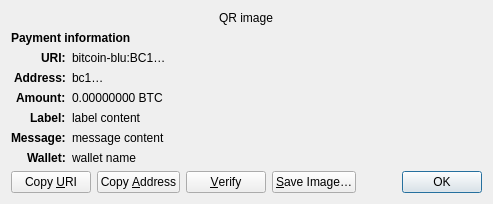
<?xml version="1.0" encoding="UTF-8"?>
<ui version="4.0">
 <class>ReceiveRequestDialog</class>
 <widget class="QDialog" name="ReceiveRequestDialog">
  <property name="geometry">
   <rect>
    <x>0</x>
    <y>0</y>
    <width>413</width>
    <height>229</height>
   </rect>
  </property>
  <property name="windowTitle">
   <string>Request payment to …</string>
  </property>
  <layout class="QGridLayout" name="gridLayout" columnstretch="0,1">
   <property name="sizeConstraint">
    <enum>QLayout::SetFixedSize</enum>
   </property>
   <item row="0" column="0" colspan="2" alignment="Qt::AlignHCenter">
    <widget class="QRImageWidget" name="qr_code">
     <property name="text">
      <string notr="true">QR image</string>
     </property>
     <property name="textInteractionFlags">
      <set>Qt::NoTextInteraction</set>
     </property>
    </widget>
   </item>
   <item row="1" column="0" colspan="2">
    <widget class="QLabel" name="payment_header">
     <property name="font">
      <font>
       <weight>75</weight>
       <bold>true</bold>
      </font>
     </property>
     <property name="text">
      <string>Payment information</string>
     </property>
     <property name="textInteractionFlags">
      <set>Qt::NoTextInteraction</set>
     </property>
    </widget>
   </item>
   <item row="2" column="0" alignment="Qt::AlignRight|Qt::AlignTop">
    <widget class="QLabel" name="uri_tag">
     <property name="font">
      <font>
       <weight>75</weight>
       <bold>true</bold>
      </font>
     </property>
     <property name="text">
      <string notr="true">URI:</string>
     </property>
     <property name="textFormat">
      <enum>Qt::PlainText</enum>
     </property>
     <property name="textInteractionFlags">
      <set>Qt::NoTextInteraction</set>
     </property>
    </widget>
   </item>
   <item row="2" column="1" alignment="Qt::AlignTop">
    <widget class="QLabel" name="uri_content">
     <property name="text">
      <string notr="true">bitcoin-blu:BC1…</string>
     </property>
     <property name="textFormat">
      <enum>Qt::RichText</enum>
     </property>
     <property name="wordWrap">
      <bool>true</bool>
     </property>
     <property name="textInteractionFlags">
      <set>Qt::TextSelectableByMouse</set>
     </property>
    </widget>
   </item>
   <item row="3" column="0" alignment="Qt::AlignRight|Qt::AlignTop">
    <widget class="QLabel" name="address_tag">
     <property name="font">
      <font>
       <weight>75</weight>
       <bold>true</bold>
      </font>
     </property>
     <property name="text">
      <string>Address:</string>
     </property>
     <property name="textInteractionFlags">
      <set>Qt::NoTextInteraction</set>
     </property>
    </widget>
   </item>
   <item row="3" column="1" alignment="Qt::AlignTop">
    <widget class="QLabel" name="address_content">
     <property name="text">
      <string notr="true">bc1…</string>
     </property>
     <property name="textFormat">
      <enum>Qt::PlainText</enum>
     </property>
     <property name="textInteractionFlags">
      <set>Qt::TextSelectableByMouse</set>
     </property>
    </widget>
   </item>
   <item row="4" column="0" alignment="Qt::AlignRight|Qt::AlignTop">
    <widget class="QLabel" name="amount_tag">
     <property name="font">
      <font>
       <weight>75</weight>
       <bold>true</bold>
      </font>
     </property>
     <property name="text">
      <string>Amount:</string>
     </property>
     <property name="textInteractionFlags">
      <set>Qt::NoTextInteraction</set>
     </property>
    </widget>
   </item>
   <item row="4" column="1" alignment="Qt::AlignTop">
    <widget class="QLabel" name="amount_content">
     <property name="text">
      <string notr="true">0.00000000 BTC</string>
     </property>
     <property name="textFormat">
      <enum>Qt::PlainText</enum>
     </property>
     <property name="textInteractionFlags">
      <set>Qt::TextSelectableByMouse</set>
     </property>
    </widget>
   </item>
   <item row="5" column="0" alignment="Qt::AlignRight|Qt::AlignTop">
    <widget class="QLabel" name="label_tag">
     <property name="font">
      <font>
       <weight>75</weight>
       <bold>true</bold>
      </font>
     </property>
     <property name="text">
      <string>Label:</string>
     </property>
     <property name="textInteractionFlags">
      <set>Qt::NoTextInteraction</set>
     </property>
    </widget>
   </item>
   <item row="5" column="1" alignment="Qt::AlignTop">
    <widget class="QLabel" name="label_content">
     <property name="text">
      <string notr="true">label content</string>
     </property>
     <property name="textFormat">
      <enum>Qt::PlainText</enum>
     </property>
     <property name="wordWrap">
      <bool>true</bool>
     </property>
     <property name="textInteractionFlags">
      <set>Qt::TextSelectableByMouse</set>
     </property>
    </widget>
   </item>
   <item row="6" column="0" alignment="Qt::AlignRight|Qt::AlignTop">
    <widget class="QLabel" name="message_tag">
     <property name="font">
      <font>
       <weight>75</weight>
       <bold>true</bold>
      </font>
     </property>
     <property name="text">
      <string>Message:</string>
     </property>
     <property name="textInteractionFlags">
      <set>Qt::NoTextInteraction</set>
     </property>
    </widget>
   </item>
   <item row="6" column="1" alignment="Qt::AlignTop">
    <widget class="QLabel" name="message_content">
     <property name="text">
      <string notr="true">message content</string>
     </property>
     <property name="textFormat">
      <enum>Qt::PlainText</enum>
     </property>
     <property name="wordWrap">
      <bool>true</bool>
     </property>
     <property name="textInteractionFlags">
      <set>Qt::TextSelectableByMouse</set>
     </property>
    </widget>
   </item>
   <item row="7" column="0" alignment="Qt::AlignRight|Qt::AlignTop">
    <widget class="QLabel" name="wallet_tag">
     <property name="font">
      <font>
       <weight>75</weight>
       <bold>true</bold>
      </font>
     </property>
     <property name="text">
      <string>Wallet:</string>
     </property>
     <property name="textInteractionFlags">
      <set>Qt::NoTextInteraction</set>
     </property>
    </widget>
   </item>
   <item row="7" column="1" alignment="Qt::AlignTop">
    <widget class="QLabel" name="wallet_content">
     <property name="text">
      <string notr="true">wallet name</string>
     </property>
     <property name="textFormat">
      <enum>Qt::PlainText</enum>
     </property>
     <property name="wordWrap">
      <bool>true</bool>
     </property>
     <property name="textInteractionFlags">
      <set>Qt::TextSelectableByMouse</set>
     </property>
    </widget>
   </item>
   <item row="8" column="0" colspan="2">
    <layout class="QHBoxLayout" name="horizontalLayout">
     <item>
      <widget class="QPushButton" name="btnCopyURI">
       <property name="text">
        <string>Copy &amp;URI</string>
       </property>
       <property name="autoDefault">
        <bool>false</bool>
       </property>
      </widget>
     </item>
     <item>
      <widget class="QPushButton" name="btnCopyAddress">
       <property name="text">
        <string>Copy &amp;Address</string>
       </property>
       <property name="autoDefault">
        <bool>false</bool>
       </property>
      </widget>
     </item>
     <item>
      <widget class="QPushButton" name="btnVerify">
       <property name="text">
        <string>&amp;Verify</string>
       </property>
       <property name="toolTip">
        <string>Verify this address on e.g. a hardware wallet screen</string>
       </property>
       <property name="autoDefault">
        <bool>false</bool>
       </property>
      </widget>
     </item>
     <item>
      <widget class="QPushButton" name="btnSaveAs">
       <property name="text">
        <string>&amp;Save Image…</string>
       </property>
       <property name="autoDefault">
        <bool>false</bool>
       </property>
      </widget>
     </item>
     <item>
      <spacer name="horizontalSpacer_2">
       <property name="orientation">
        <enum>Qt::Horizontal</enum>
       </property>
       <property name="sizeHint" stdset="0">
        <size>
         <width>40</width>
         <height>20</height>
        </size>
       </property>
      </spacer>
     </item>
     <item>
      <widget class="QDialogButtonBox" name="buttonBox">
       <property name="focusPolicy">
        <enum>Qt::StrongFocus</enum>
       </property>
       <property name="standardButtons">
        <set>QDialogButtonBox::Ok</set>
       </property>
      </widget>
     </item>
    </layout>
   </item>
  </layout>
 </widget>
 <customwidgets>
  <customwidget>
   <class>QRImageWidget</class>
   <extends>QLabel</extends>
   <header>qt/qrimagewidget.h</header>
  </customwidget>
 </customwidgets>
 <tabstops>
  <tabstop>buttonBox</tabstop>
  <tabstop>btnCopyURI</tabstop>
  <tabstop>btnCopyAddress</tabstop>
  <tabstop>btnSaveAs</tabstop>
 </tabstops>
 <resources/>
 <connections>
  <connection>
   <sender>buttonBox</sender>
   <signal>accepted()</signal>
   <receiver>ReceiveRequestDialog</receiver>
   <slot>accept()</slot>
   <hints>
    <hint type="sourcelabel">
     <x>135</x>
     <y>230</y>
    </hint>
    <hint type="destinationlabel">
     <x>135</x>
     <y>126</y>
    </hint>
   </hints>
  </connection>
 </connections>
</ui>
